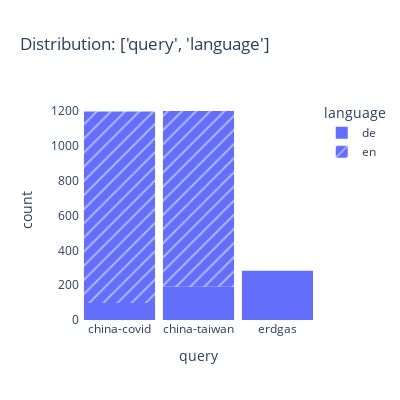

Notebook code for this chart:
### Code cell
print_dist(data=parsed, var=['query','language'], w=400, h=400, diff_by_color=False, save_to_folder=f"reports", prefix="eda")

### Figure 1 — Plotly figure (JSON) as saved in the notebook; plotly's stock layout.template omitted (floating-point values rounded to 4 significant figures; data arrays with more than 128 entries replaced by an {"elided": "..."} marker saying what was removed)
{"data": [{"alignmentgroup": "True", "bingroup": "x", "hovertemplate": "language=de<br>query=%{x}<br>count=%{y}<extra></extra>", "legendgroup": "de", "marker": {"color": "#636efa", "pattern": {"shape": ""}}, "name": "de", "offsetgroup": "de", "orientation": "v", "showlegend": true, "type": "histogram", "x": {"elided": "571 str values"}, "xaxis": "x", "yaxis": "y"}, {"alignmentgroup": "True", "bingroup": "x", "hovertemplate": "language=en<br>query=%{x}<br>count=%{y}<extra></extra>", "legendgroup": "en", "marker": {"color": "#636efa", "pattern": {"shape": "/"}}, "name": "en", "offsetgroup": "en", "orientation": "v", "showlegend": true, "type": "histogram", "x": {"elided": "2109 str values"}, "xaxis": "x", "yaxis": "y"}], "layout": {"bargap": 0.1, "barmode": "relative", "height": 400, "legend": {"title": {"text": "language"}, "tracegroupgap": 0}, "paper_bgcolor": "rgba(0,0,0,0)", "plot_bgcolor": "rgba(0,0,0,0)", "title": {"text": "Distribution: ['query', 'language']"}, "width": 400, "xaxis": {"anchor": "y", "domain": [0, 1], "title": {"text": "query"}}, "yaxis": {"anchor": "x", "domain": [0, 1], "title": {"text": "count"}}}}
